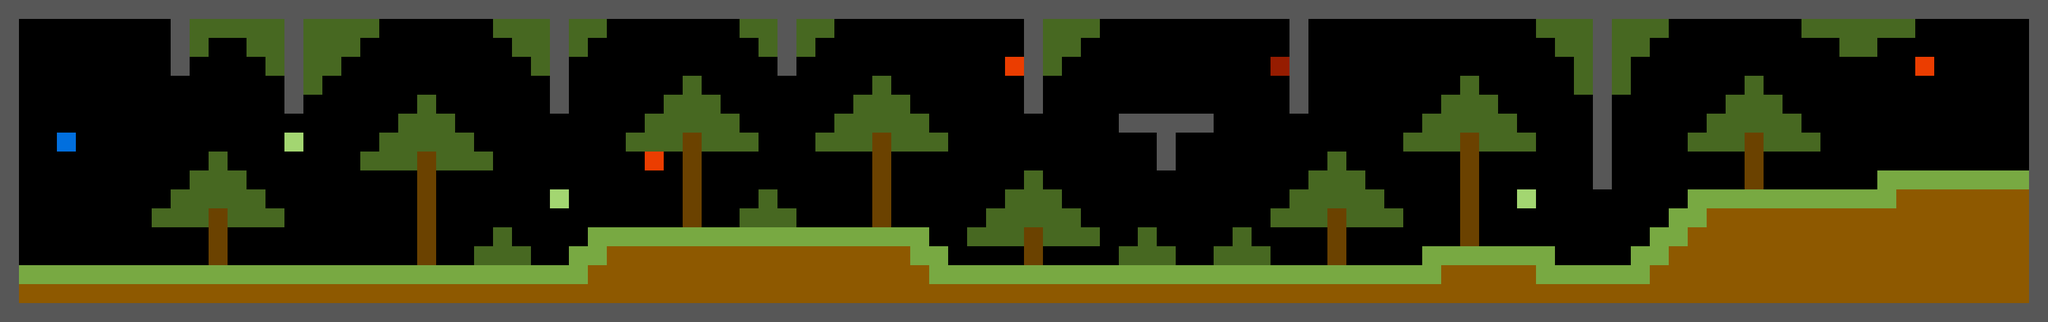

This is a level from a 2D game, rendered from its Tiled map with the project's own tilesets. A one-line summary and the complete map file follow:
An orthogonal 108x17 tile map with 32x32 px tiles, 1 tile layer (Tile Layer 1).

<map version="1.0" orientation="orthogonal" renderorder="left-down" width="108" height="17" tilewidth="32" tileheight="32" nextobjectid="1">
 <tileset firstgid="1" name="tilesheet1" tilewidth="32" tileheight="32" tilecount="100" columns="10">
  <image source="../tilesheet1.png" width="320" height="320" />
 </tileset>
 <layer name="Tile Layer 1" width="108" height="17">
  <data encoding="csv">
11,11,11,11,11,11,11,11,11,11,11,11,11,11,11,11,11,11,11,11,11,11,11,11,11,11,11,11,11,11,11,11,11,11,11,11,11,11,11,11,11,11,11,11,11,11,11,11,11,11,11,11,11,11,11,11,11,11,11,11,11,11,11,11,11,11,11,11,11,11,11,11,11,11,11,11,11,11,11,11,11,11,11,11,11,11,11,11,11,11,11,11,11,11,11,11,11,11,11,11,11,11,11,11,11,11,11,11,
11,0,0,0,0,0,0,0,0,11,17,17,17,17,17,11,17,17,17,17,0,0,0,0,0,0,17,17,17,11,17,17,0,0,0,0,0,0,0,17,17,11,17,17,0,0,0,0,0,0,0,0,0,0,11,17,17,17,0,0,0,0,0,0,0,0,0,0,11,0,0,0,0,0,0,0,0,0,0,0,0,17,17,17,11,17,17,17,0,0,0,0,0,0,0,17,17,17,17,17,17,0,0,0,0,0,0,11,
11,0,0,0,0,0,0,0,0,11,17,0,0,17,17,11,17,17,17,0,0,0,0,0,0,0,0,17,17,11,17,0,0,0,0,0,0,0,0,0,17,11,17,0,0,0,0,0,0,0,0,0,0,0,11,17,17,0,0,0,0,0,0,0,0,0,0,0,11,0,0,0,0,0,0,0,0,0,0,0,0,0,17,17,11,17,17,0,0,0,0,0,0,0,0,0,0,17,17,0,0,0,0,0,0,0,0,11,
11,0,0,0,0,0,0,0,0,11,0,0,0,0,17,11,17,17,0,0,0,0,0,0,0,0,0,0,17,11,0,0,0,0,0,0,0,0,0,0,0,11,0,0,0,0,0,0,0,0,0,0,0,21,11,17,0,0,0,0,0,0,0,0,0,0,0,22,11,0,0,0,0,0,0,0,0,0,0,0,0,0,0,17,11,17,0,0,0,0,0,0,0,0,0,0,0,0,0,0,0,21,0,0,0,0,0,11,
11,0,0,0,0,0,0,0,0,0,0,0,0,0,0,11,17,0,0,0,0,0,0,0,0,0,0,0,0,11,0,0,0,0,0,0,17,0,0,0,0,0,0,0,0,0,17,0,0,0,0,0,0,0,11,0,0,0,0,0,0,0,0,0,0,0,0,0,11,0,0,0,0,0,0,0,0,17,0,0,0,0,0,17,11,17,0,0,0,0,0,0,17,0,0,0,0,0,0,0,0,0,0,0,0,0,0,11,
11,0,0,0,0,0,0,0,0,0,0,0,0,0,0,11,0,0,0,0,0,0,17,0,0,0,0,0,0,11,0,0,0,0,0,17,17,17,0,0,0,0,0,0,0,17,17,17,0,0,0,0,0,0,11,0,0,0,0,0,0,0,0,0,0,0,0,0,11,0,0,0,0,0,0,0,17,17,17,0,0,0,0,0,11,0,0,0,0,0,0,17,17,17,0,0,0,0,0,0,0,0,0,0,0,0,0,11,
11,0,0,0,0,0,0,0,0,0,0,0,0,0,0,0,0,0,0,0,0,17,17,17,0,0,0,0,0,0,0,0,0,0,17,17,17,17,17,0,0,0,0,0,17,17,17,17,17,0,0,0,0,0,0,0,0,0,0,11,11,11,11,11,0,0,0,0,0,0,0,0,0,0,0,17,17,17,17,17,0,0,0,0,11,0,0,0,0,0,17,17,17,17,17,0,0,0,0,0,0,0,0,0,0,0,0,11,
11,0,0,1,0,0,0,0,0,0,0,0,0,0,0,2,0,0,0,0,17,17,17,17,17,0,0,0,0,0,0,0,0,17,17,17,16,17,17,17,0,0,0,17,17,17,16,17,17,17,0,0,0,0,0,0,0,0,0,0,0,11,0,0,0,0,0,0,0,0,0,0,0,0,17,17,17,16,17,17,17,0,0,0,11,0,0,0,0,17,17,17,16,17,17,17,0,0,0,0,0,0,0,0,0,0,0,11,
11,0,0,0,0,0,0,0,0,0,0,17,0,0,0,0,0,0,0,17,17,17,16,17,17,17,0,0,0,0,0,0,0,0,21,0,16,0,0,0,0,0,0,0,0,0,16,0,0,0,0,0,0,0,0,0,0,0,0,0,0,11,0,0,0,0,0,0,0,0,17,0,0,0,0,0,0,16,0,0,0,0,0,0,11,0,0,0,0,0,0,0,16,0,0,0,0,0,0,0,0,0,0,0,0,0,0,11,
11,0,0,0,0,0,0,0,0,0,17,17,17,0,0,0,0,0,0,0,0,0,16,0,0,0,0,0,0,0,0,0,0,0,0,0,16,0,0,0,0,0,0,0,0,0,16,0,0,0,0,0,0,0,17,0,0,0,0,0,0,0,0,0,0,0,0,0,0,17,17,17,0,0,0,0,0,16,0,0,0,0,0,0,11,0,0,0,0,0,0,0,16,0,0,0,0,0,0,13,13,13,13,13,13,13,13,11,
11,0,0,0,0,0,0,0,0,17,17,17,17,17,0,0,0,0,0,0,0,0,16,0,0,0,0,0,0,2,0,0,0,0,0,0,16,0,0,0,17,0,0,0,0,0,16,0,0,0,0,0,0,17,17,17,0,0,0,0,0,0,0,0,0,0,0,0,17,17,17,17,17,0,0,0,0,16,0,0,2,0,0,0,0,0,0,0,0,13,13,13,13,13,13,13,13,13,13,13,12,12,12,12,12,12,12,11,
11,0,0,0,0,0,0,0,17,17,17,16,17,17,17,0,0,0,0,0,0,0,16,0,0,0,0,0,0,0,0,0,0,0,0,0,16,0,0,17,17,17,0,0,0,0,16,0,0,0,0,0,17,17,17,17,17,0,0,0,0,0,0,0,0,0,0,17,17,17,16,17,17,17,0,0,0,16,0,0,0,0,0,0,0,0,0,0,13,13,12,12,12,12,12,12,12,12,12,12,12,12,12,12,12,12,12,11,
11,0,0,0,0,0,0,0,0,0,0,16,0,0,0,0,0,0,0,0,0,0,16,0,0,0,17,0,0,0,0,13,13,13,13,13,13,13,13,13,13,13,13,13,13,13,13,13,13,0,0,17,17,17,16,17,17,17,0,0,17,0,0,0,0,17,0,0,0,0,16,0,0,0,0,0,0,16,0,0,0,0,0,0,0,0,0,13,13,12,12,12,12,12,12,12,12,12,12,12,12,12,12,12,12,12,12,11,
11,0,0,0,0,0,0,0,0,0,0,16,0,0,0,0,0,0,0,0,0,0,16,0,0,17,17,17,0,0,13,13,12,12,12,12,12,12,12,12,12,12,12,12,12,12,12,12,13,13,0,0,0,0,16,0,0,0,0,17,17,17,0,0,17,17,17,0,0,0,16,0,0,0,0,13,13,13,13,13,13,13,0,0,0,0,13,13,12,12,12,12,12,12,12,12,12,12,12,12,12,12,12,12,12,12,12,11,
11,13,13,13,13,13,13,13,13,13,13,13,13,13,13,13,13,13,13,13,13,13,13,13,13,13,13,13,13,13,13,12,12,12,12,12,12,12,12,12,12,12,12,12,12,12,12,12,12,13,13,13,13,13,13,13,13,13,13,13,13,13,13,13,13,13,13,13,13,13,13,13,13,13,13,13,12,12,12,12,12,13,13,13,13,13,13,12,12,12,12,12,12,12,12,12,12,12,12,12,12,12,12,12,12,12,12,11,
11,12,12,12,12,12,12,12,12,12,12,12,12,12,12,12,12,12,12,12,12,12,12,12,12,12,12,12,12,12,12,12,12,12,12,12,12,12,12,12,12,12,12,12,12,12,12,12,12,12,12,12,12,12,12,12,12,12,12,12,12,12,12,12,12,12,12,12,12,12,12,12,12,12,12,12,12,12,12,12,12,12,12,12,12,12,12,12,12,12,12,12,12,12,12,12,12,12,12,12,12,12,12,12,12,12,12,11,
11,11,11,11,11,11,11,11,11,11,11,11,11,11,11,11,11,11,11,11,11,11,11,11,11,11,11,11,11,11,11,11,11,11,11,11,11,11,11,11,11,11,11,11,11,11,11,11,11,11,11,11,11,11,11,11,11,11,11,11,11,11,11,11,11,11,11,11,11,11,11,11,11,11,11,11,11,11,11,11,11,11,11,11,11,11,11,11,11,11,11,11,11,11,11,11,11,11,11,11,11,11,11,11,11,11,11,11
</data>
 </layer>
</map>